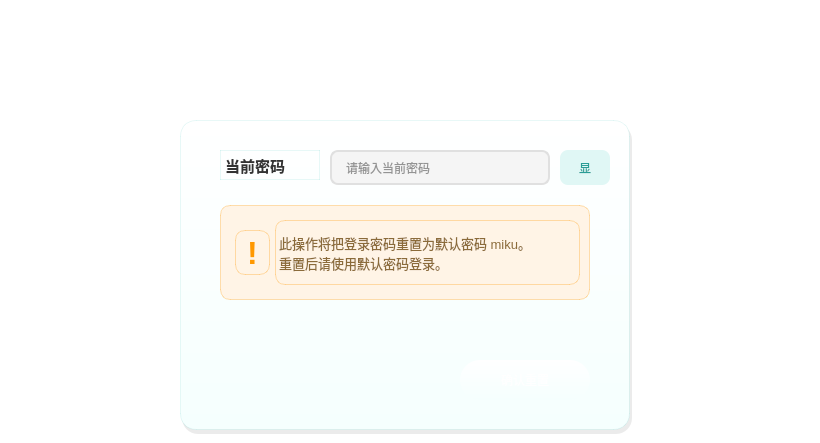
    <widget class="QWidget" name="page_12">
     <property name="styleSheet">
      <string notr="true">background: transparent;</string>
     </property>
     <widget class="QFrame" name="glass_header_resetpwd">
      <property name="geometry">
       <rect>
        <x>0</x>
        <y>0</y>
        <width>811</width>
        <height>95</height>
       </rect>
      </property>
      <property name="styleSheet">
       <string notr="true">background: rgba(255, 255, 255, 0.05); border-bottom: 1px solid rgba(255, 255, 255, 0.15);</string>
      </property>
      <property name="frameShape">
       <enum>QFrame::Shape::NoFrame</enum>
      </property>
     </widget>
     <widget class="QLabel" name="resetPwdTitle">
      <property name="geometry">
       <rect>
        <x>30</x>
        <y>30</y>
        <width>300</width>
        <height>35</height>
       </rect>
      </property>
      <property name="font">
       <font>
        <pointsize>20</pointsize>
        <bold>true</bold>
       </font>
      </property>
      <property name="styleSheet">
       <string notr="true">color: #FFFFFF; background: transparent;</string>
      </property>
      <property name="text">
       <string>重置密码</string>
      </property>
     </widget>
     <widget class="QLabel" name="resetPwdSubtitle">
      <property name="geometry">
       <rect>
        <x>30</x>
        <y>65</y>
        <width>280</width>
        <height>20</height>
       </rect>
      </property>
      <property name="font">
       <font>
        <pointsize>10</pointsize>
        <bold>true</bold>
       </font>
      </property>
      <property name="styleSheet">
       <string notr="true">color: rgba(255, 255, 255, 180); background: transparent;</string>
      </property>
      <property name="text">
       <string>Reset Password</string>
      </property>
     </widget>
     <widget class="QPushButton" name="btn_resetpwd_back">
      <property name="geometry">
       <rect>
        <x>660</x>
        <y>15</y>
        <width>120</width>
        <height>32</height>
       </rect>
      </property>
      <property name="cursor">
       <cursorShape>PointingHandCursor</cursorShape>
      </property>
      <property name="styleSheet">
       <string notr="true">QPushButton {
    background: transparent;
    color: #FFFFFF;
    border: 2px solid #FFFFFF;
    border-radius: 15px;
    padding: 4px 16px;
    font: bold 11pt &quot;Microsoft YaHei&quot;;
}
QPushButton:hover {
    background: #FFFFFF;
    color: #39C5BB;
}
</string>
      </property>
      <property name="text">
       <string>返回</string>
      </property>
     </widget>
     <widget class="QFrame" name="shadow_card_resetpwd">
      <property name="geometry">
       <rect>
        <x>182</x>
        <y>124</y>
        <width>450</width>
        <height>310</height>
       </rect>
      </property>
      <property name="styleSheet">
       <string notr="true">background: rgba(0, 0, 0, 0.08); border-radius: 16px;</string>
      </property>
      <property name="frameShape">
       <enum>QFrame::Shape::NoFrame</enum>
      </property>
     </widget>
     <widget class="QFrame" name="card_resetpwd_form">
      <property name="geometry">
       <rect>
        <x>180</x>
        <y>120</y>
        <width>450</width>
        <height>310</height>
       </rect>
      </property>
      <property name="styleSheet">
       <string notr="true">background: qlineargradient(x1:0, y1:0, x2:0, y2:1, stop:0 #FFFFFF, stop:1 #F5FFFE); border-radius: 16px; border: 1px solid rgba(57, 197, 187, 0.12);</string>
      </property>
      <property name="frameShape">
       <enum>QFrame::Shape::NoFrame</enum>
      </property>
      <widget class="QLabel" name="label_reset_current_pwd">
       <property name="geometry">
        <rect>
         <x>40</x>
         <y>30</y>
         <width>100</width>
         <height>30</height>
        </rect>
       </property>
       <property name="font">
        <font>
         <pointsize>11</pointsize>
         <bold>true</bold>
        </font>
       </property>
       <property name="styleSheet">
        <string notr="true">color: #333333; background: transparent;</string>
       </property>
       <property name="text">
        <string>当前密码</string>
       </property>
      </widget>
      <widget class="QLineEdit" name="edit_reset_current_pwd">
       <property name="geometry">
        <rect>
         <x>150</x>
         <y>30</y>
         <width>220</width>
         <height>35</height>
        </rect>
       </property>
       <property name="styleSheet">
        <string notr="true">QLineEdit {
    background-color: #F5F5F5;
    border: 2px solid #E0E0E0;
    border-radius: 8px;
    padding: 5px 12px;
    font: 11pt &quot;Microsoft YaHei&quot;;
    color: #333333;
}
QLineEdit:focus {
    border: 2px solid #39C5BB;
    background-color: #FFFFFF;
}
</string>
       </property>
       <property name="echoMode">
        <enum>QLineEdit::EchoMode::Password</enum>
       </property>
       <property name="placeholderText">
        <string>请输入当前密码</string>
       </property>
      </widget>
      <widget class="QPushButton" name="btn_reset_showpwd">
       <property name="geometry">
        <rect>
         <x>380</x>
         <y>30</y>
         <width>50</width>
         <height>35</height>
        </rect>
       </property>
       <property name="cursor">
        <cursorShape>PointingHandCursor</cursorShape>
       </property>
       <property name="styleSheet">
        <string notr="true">QPushButton {
    background-color: #E0F7F5;
    color: #2A9D96;
    border: none;
    border-radius: 8px;
    font: bold 10pt &quot;Microsoft YaHei&quot;;
}
QPushButton:hover {
    background-color: #39C5BB;
    color: #FFFFFF;
}
</string>
       </property>
       <property name="text">
        <string>显</string>
       </property>
      </widget>
      <widget class="QFrame" name="warning_box_resetpwd">
       <property name="geometry">
        <rect>
         <x>40</x>
         <y>85</y>
         <width>370</width>
         <height>95</height>
        </rect>
       </property>
       <property name="styleSheet">
        <string notr="true">background: #FFF4E6; border: 1px solid rgba(255, 152, 0, 0.3); border-radius: 10px;</string>
       </property>
       <property name="frameShape">
        <enum>QFrame::Shape::NoFrame</enum>
       </property>
       <widget class="QLabel" name="label_warning_icon">
        <property name="geometry">
         <rect>
          <x>15</x>
          <y>25</y>
          <width>35</width>
          <height>45</height>
         </rect>
        </property>
        <property name="font">
         <font>
          <pointsize>24</pointsize>
          <bold>true</bold>
         </font>
        </property>
        <property name="styleSheet">
         <string notr="true">color: #FF9800; background: transparent;</string>
        </property>
        <property name="text">
         <string>!</string>
        </property>
        <property name="alignment">
         <set>Qt::AlignmentFlag::AlignCenter</set>
        </property>
       </widget>
       <widget class="QLabel" name="label_warning_text">
        <property name="geometry">
         <rect>
          <x>55</x>
          <y>15</y>
          <width>305</width>
          <height>65</height>
         </rect>
        </property>
        <property name="font">
         <font>
          <pointsize>10</pointsize>
         </font>
        </property>
        <property name="styleSheet">
         <string notr="true">color: #8B6B3A; background: transparent;</string>
        </property>
        <property name="text">
         <string>此操作将把登录密码重置为默认密码 miku。
重置后请使用默认密码登录。</string>
        </property>
        <property name="wordWrap">
         <bool>true</bool>
        </property>
       </widget>
      </widget>
      <widget class="QPushButton" name="btn_resetpwd_confirm">
       <property name="geometry">
        <rect>
         <x>280</x>
         <y>240</y>
         <width>130</width>
         <height>40</height>
        </rect>
       </property>
       <property name="cursor">
        <cursorShape>PointingHandCursor</cursorShape>
       </property>
       <property name="styleSheet">
        <string notr="true">QPushButton {
    background: qlineargradient(x1:0, y1:0, x2:1, y2:0,
        stop:0 #E67E22, stop:1 #F39C12);
    color: #FFFFFF;
    border: none;
    border-radius: 20px;
    font: bold 13pt &quot;Microsoft YaHei&quot;;
}
QPushButton:hover {
    background: qlineargradient(x1:0, y1:0, x2:1, y2:0,
        stop:0 #F39C12, stop:1 #F5B041);
}
QPushButton:pressed {
    background: #D35400;
}
</string>
       </property>
       <property name="text">
        <string>确认重置</string>
       </property>
      </widget>
     </widget>
    </widget>
